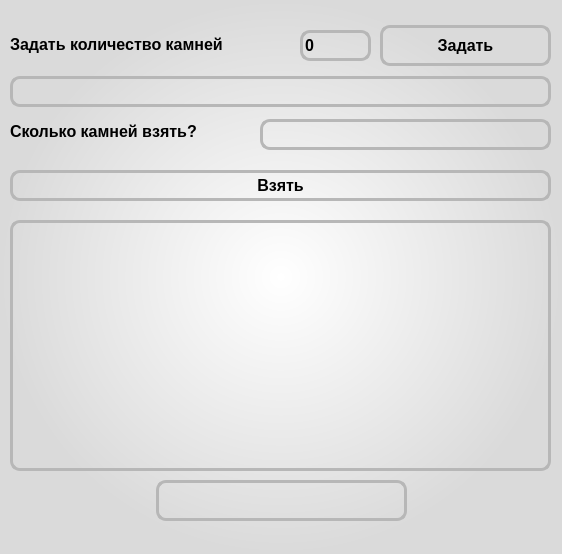
<?xml version="1.0" encoding="UTF-8"?>
<ui version="4.0">
 <class>Pseudonym</class>
 <widget class="QWidget" name="Pseudonym">
  <property name="geometry">
   <rect>
    <x>0</x>
    <y>0</y>
    <width>562</width>
    <height>554</height>
   </rect>
  </property>
  <property name="windowTitle">
   <string>Псевдоним</string>
  </property>
  <property name="styleSheet">
   <string notr="true">background-color: qradialgradient(spread:pad, cx:0.5, cy:0.5, radius:0.5, fx:0.5, fy:0.5, stop:0 rgba(255, 255, 255, 255), stop:1 rgba(218, 218, 218, 255));</string>
  </property>
  <widget class="QLabel" name="stones_label">
   <property name="geometry">
    <rect>
     <x>10</x>
     <y>34</y>
     <width>281</width>
     <height>21</height>
    </rect>
   </property>
   <property name="font">
    <font>
     <pointsize>12</pointsize>
     <weight>75</weight>
     <bold>true</bold>
    </font>
   </property>
   <property name="styleSheet">
    <string notr="true">background-color: rgba(0,0,0,0)</string>
   </property>
   <property name="text">
    <string>Задать количество камней</string>
   </property>
  </widget>
  <widget class="QSpinBox" name="stones">
   <property name="geometry">
    <rect>
     <x>300</x>
     <y>30</y>
     <width>71</width>
     <height>31</height>
    </rect>
   </property>
   <property name="font">
    <font>
     <pointsize>12</pointsize>
     <weight>75</weight>
     <bold>true</bold>
    </font>
   </property>
   <property name="styleSheet">
    <string notr="true">background: rgba(0, 0, 0, 0);
border-radius: 10px;
border: 3px solid #b7b7b7;
</string>
   </property>
  </widget>
  <widget class="QPushButton" name="startButton">
   <property name="geometry">
    <rect>
     <x>380</x>
     <y>25</y>
     <width>171</width>
     <height>41</height>
    </rect>
   </property>
   <property name="font">
    <font>
     <pointsize>12</pointsize>
     <weight>75</weight>
     <bold>true</bold>
    </font>
   </property>
   <property name="styleSheet">
    <string notr="true">QPushButton{
border: 3px solid #b7b7b7;
border-radius: 10px;
background-color: none;
}
QPushButton:hover{
background-color: #c8c8c8;
}</string>
   </property>
   <property name="text">
    <string>Задать</string>
   </property>
  </widget>
  <widget class="QLabel" name="takeInput_label">
   <property name="geometry">
    <rect>
     <x>10</x>
     <y>111</y>
     <width>251</width>
     <height>41</height>
    </rect>
   </property>
   <property name="font">
    <font>
     <pointsize>12</pointsize>
     <weight>75</weight>
     <bold>true</bold>
    </font>
   </property>
   <property name="styleSheet">
    <string notr="true">background-color: rgba(0,0,0,0)</string>
   </property>
   <property name="text">
    <string>Сколько камней взять?</string>
   </property>
  </widget>
  <widget class="QPushButton" name="takeButton">
   <property name="geometry">
    <rect>
     <x>10</x>
     <y>170</y>
     <width>541</width>
     <height>31</height>
    </rect>
   </property>
   <property name="font">
    <font>
     <pointsize>12</pointsize>
     <weight>75</weight>
     <bold>true</bold>
    </font>
   </property>
   <property name="styleSheet">
    <string notr="true">QPushButton{
border: 3px solid #b7b7b7;
border-radius: 10px;
background-color: none;
}
QPushButton:hover{
background-color: #c8c8c8;
}</string>
   </property>
   <property name="text">
    <string>Взять</string>
   </property>
  </widget>
  <widget class="QListWidget" name="listWidget">
   <property name="geometry">
    <rect>
     <x>10</x>
     <y>220</y>
     <width>541</width>
     <height>251</height>
    </rect>
   </property>
   <property name="font">
    <font>
     <pointsize>12</pointsize>
     <weight>75</weight>
     <bold>true</bold>
    </font>
   </property>
   <property name="styleSheet">
    <string notr="true">background: rgba(0, 0, 0, 0);
border-radius: 10px;
border: 3px solid #b7b7b7;
</string>
   </property>
  </widget>
  <widget class="QLabel" name="resultLabel">
   <property name="geometry">
    <rect>
     <x>156</x>
     <y>480</y>
     <width>251</width>
     <height>41</height>
    </rect>
   </property>
   <property name="font">
    <font>
     <pointsize>12</pointsize>
     <weight>75</weight>
     <bold>true</bold>
    </font>
   </property>
   <property name="styleSheet">
    <string notr="true">background: rgba(0, 0, 0, 0);
border-radius: 10px;
border: 3px solid #b7b7b7;
</string>
   </property>
   <property name="text">
    <string/>
   </property>
  </widget>
  <widget class="QLineEdit" name="remainLcd">
   <property name="geometry">
    <rect>
     <x>10</x>
     <y>76</y>
     <width>541</width>
     <height>31</height>
    </rect>
   </property>
   <property name="font">
    <font>
     <pointsize>12</pointsize>
     <weight>75</weight>
     <bold>true</bold>
    </font>
   </property>
   <property name="styleSheet">
    <string notr="true">background: rgba(0, 0, 0, 0);
border-radius: 10px;
border: 3px solid #b7b7b7;
</string>
   </property>
   <property name="text">
    <string/>
   </property>
   <property name="readOnly">
    <bool>true</bool>
   </property>
  </widget>
  <widget class="QLineEdit" name="takeInput">
   <property name="geometry">
    <rect>
     <x>260</x>
     <y>119</y>
     <width>291</width>
     <height>31</height>
    </rect>
   </property>
   <property name="font">
    <font>
     <pointsize>12</pointsize>
     <weight>75</weight>
     <bold>true</bold>
    </font>
   </property>
   <property name="styleSheet">
    <string notr="true">background: rgba(0, 0, 0, 0);
border-radius: 10px;
border: 3px solid #b7b7b7;
</string>
   </property>
   <property name="text">
    <string/>
   </property>
  </widget>
 </widget>
 <resources/>
 <connections/>
</ui>
